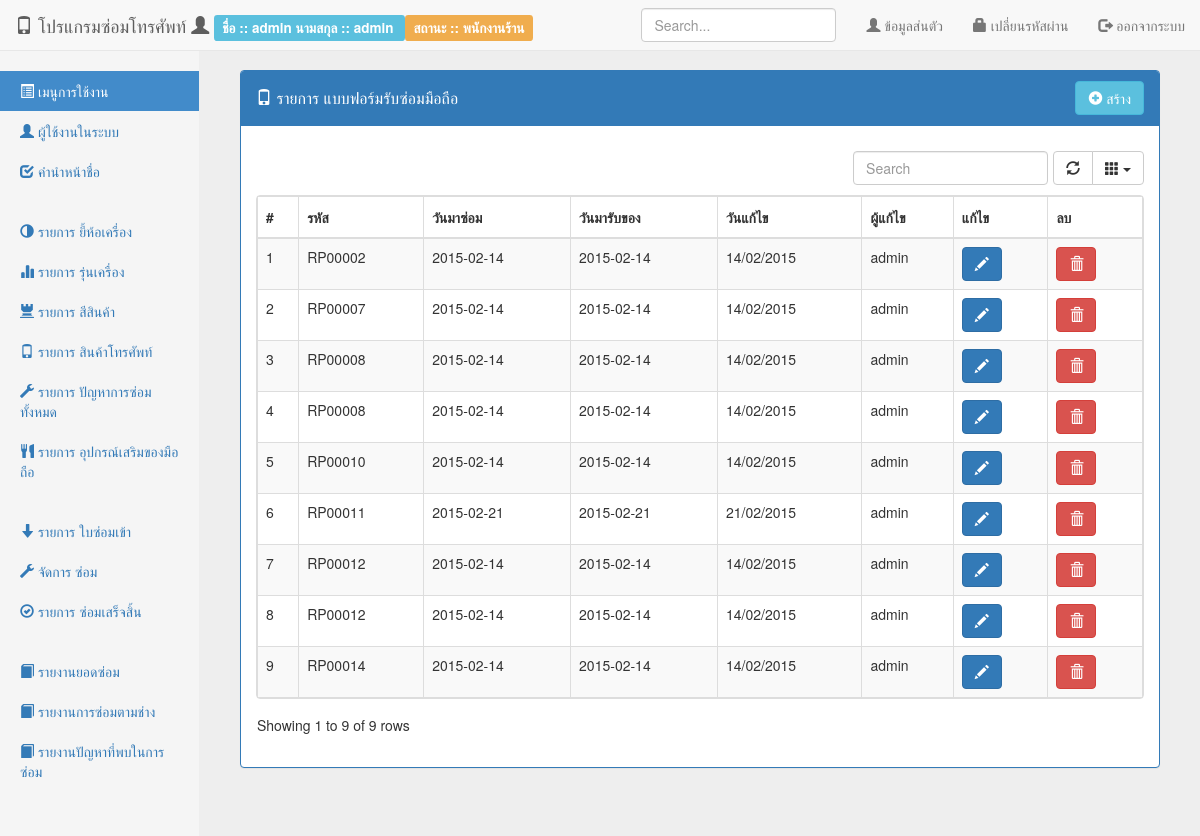
Page /src/back/index.php?page=list-repair_in (signed in) on the committed database.
### tables this page shows
CREATE TABLE IF NOT EXISTS `repair` (
  `inrep_id` int(11) NOT NULL AUTO_INCREMENT,
  `inrep_status` int(2) NOT NULL COMMENT ' 1 => ''รอประเมิน'',   2 => ''ประเมินเสร็จสิ้น รอ อนุมัตจากเจ้าของเครื่อง'',         3 => ''อนุมัติการซ่อม จากลูกค้าเรียบร้อยแล้ว'',         4 => ''ยกเลิก/ไม่อนุมัติการซ่อม จากลูกค้า'',         5 => ''ซ่อม'',         6 => ''ซ่อมเสร็จแล้ว'',         7 => ''เกิดปัญหา'',         8 => '' รับของเสร็จสิ้น จบการซ่อม''',
  `inrep_code` varchar(20) NOT NULL,
  `per_id` int(11) NOT NULL,
  `inrep_createdate` date NOT NULL COMMENT 'วันมาซ่อม',
  `inrep_getdate` date NOT NULL COMMENT 'วันมารับของที่นัด',
  `inrep_realdate` date NOT NULL COMMENT 'วันมารับ จริง',
  `bra_id` int(11) NOT NULL,
  `mod_id` int(11) NOT NULL,
  `inrep_emi` varchar(50) NOT NULL COMMENT 'เลขเครื่อง',
  `col_id` int(11) NOT NULL,
  `inrep_remark` text NOT NULL,
  `inrep_accessory_other` text NOT NULL COMMENT 'อุปกรณ์เสริมอื่นๆ',
  `inrep_problem_other` text NOT NULL COMMENT 'ปัญหาอื่นๆ',
  `inrep_createby` int(11) NOT NULL,
  `inrep_updatedate` timestamp NOT NULL ,
  `inrep_updateby` int(11) NOT NULL,
  PRIMARY KEY (`inrep_id`)
);

CREATE TABLE IF NOT EXISTS `person` (
  `per_id` int(11) NOT NULL AUTO_INCREMENT,
  `per_status` int(2) NOT NULL COMMENT ' ''1'' => ''พนักงานร้าน'',         ''2'' => ''พนักงานซ่อม'',         ''3'' => ''เจ้าของร้าน'',         ''4'' => ''ลูกค้า'',',
  `per_fname` varchar(50) NOT NULL,
  `per_lname` varchar(50) NOT NULL,
  `per_username` varchar(50) NOT NULL,
  `per_password` varchar(50) NOT NULL,
  `per_idcard` varchar(15) NOT NULL,
  `per_address` text NOT NULL,
  `per_mobile` varchar(50) NOT NULL,
  `per_email` varchar(50) NOT NULL,
  `per_createdate` timestamp NOT NULL ,
  `per_createby` int(11) NOT NULL,
  `per_updatedate` timestamp NOT NULL ,
  `per_updateby` int(11) NOT NULL,
  `pre_id` int(11) DEFAULT NULL,
  PRIMARY KEY (`per_id`),
  UNIQUE KEY `per_idcard` (`per_idcard`),
  KEY `per_idcard_2` (`per_idcard`)
);

### src/config/extension.php (called while the page is built, shortened)
<?php
function format_date($format, $date) {
    $date_format = new DateTime($date);
    $new_date = $date_format->format($format);
    return $new_date;
}

### src/back/list-repair_in.php (the view, shortened to what this page needs)
<div class="panel panel-primary">
    <div class="panel-heading clearfix">
        <h4 class="panel-title pull-left" style="padding-top: 7.5px;">
            <i class="glyphicon glyphicon-phone"></i> รายการ แบบฟอร์มรับซ่อมมือถือ
        </h4>
        <div class="btn-group pull-right">
            <a href="index.php?page=frm-repair_in" class="btn btn-info">
                <i class="glyphicon glyphicon-plus-sign"></i> สร้าง
            </a>
        </div>
    </div>
    <div class="panel-body">
        <div class="table-responsive">
            <table class="table table-striped table-bordered dataTable">
                <thead>
                    <tr>
                        <th>#</th>
                        <th>รหัส</th>
                        <th>วันมาซ่อม</th>
                        <th>วันมารับของ</th>
                        <th>วันแก้ไข</th>
                        <th>ผู้แก้ไข</th>
                        <th>แก้ไข</th>
                        <th>ลบ</th>
                    </tr>
                </thead>
                <tbody>
                    <?php
                    $sql_repair = "SELECT * FROM repair b";
                    $sql_repair .= " JOIN person p ON p.per_id = b.inrep_updateby";
                    $sql_repair .= " ORDER BY b.inrep_id";
                    $query_repair = mysql_query($sql_repair) or die(mysql_error());
                    $row = 1;
                    while ($data = mysql_fetch_array($query_repair)):
                        ?>
                        <tr>
                            <td><?= $row ?></td>
                            <td><?= $data['inrep_code'] ?></td>
                            <td><?= $data['inrep_createdate'] ?></td>
                            <td><?= $data['inrep_getdate'] ?></td>
                            <td><?= format_date('d/m/Y', $data['inrep_updatedate']) ?></td>
                            <td><?= $data['per_fname'] ?></td>
                            <td>
                                <a href="index.php?page=frm-repair_in&id=<?= $data['inrep_id'] ?>" class="btn btn-primary">
                                    <i class="glyphicon glyphicon-pencil"></i>
                                </a>
                            </td>
                            <td>
                                <button type="button" class="btn btn-danger" onclick="delete_data(<?= $data['inrep_id'] ?>, '../action/repair.php?method=delete')">
                                    <i class="glyphicon glyphicon-trash"></i>
                                </button>
                            </td>
                        </tr>
                        <?php
                        $row++;
                    endwhile;
                    ?>
                </tbody>
            </table>
        </div>
    </div>
</div>

### css/style.css (style rules this page uses)
body { padding-top: 40px; padding-bottom: 40px; background-color: #eee; }
body { padding-top: 50px; }

### rows in the picture
repair: inrep_code "RP00002", inrep_createdate "2015-02-14", inrep_getdate "2015-02-14", inrep_updatedate "14/02/2015", person.per_fname "admin"
repair: inrep_code "RP00007", inrep_createdate "2015-02-14", inrep_getdate "2015-02-14", inrep_updatedate "14/02/2015", per.per_fname "admin"
repair: inrep_code "RP00008", inrep_createdate "2015-02-14", inrep_getdate "2015-02-14", inrep_updatedate "14/02/2015", per.per_fname "admin"
repair: inrep_code "RP00008", inrep_createdate "2015-02-14", inrep_getdate "2015-02-14", inrep_updatedate "14/02/2015", person.per_fname "admin"
repair: inrep_code "RP00010", inrep_createdate "2015-02-14", inrep_getdate "2015-02-14", inrep_updatedate "14/02/2015", person.per_fname "admin"
repair: inrep_code "RP00011", inrep_createdate "2015-02-21", inrep_getdate "2015-02-21", inrep_updatedate "21/02/2015", person.per_fname "admin"
repair: inrep_code "RP00012", inrep_createdate "2015-02-14", inrep_getdate "2015-02-14", inrep_updatedate "14/02/2015", person.per_fname "admin"
repair: inrep_code "RP00012", inrep_createdate "2015-02-14", inrep_getdate "2015-02-14", inrep_updatedate "14/02/2015", person.per_fname "admin"
repair: inrep_code "RP00014", inrep_createdate "2015-02-14", inrep_getdate "2015-02-14", inrep_updatedate "14/02/2015", per.per_fname "admin"

### other values in the picture
$per_fname "admin"
$per_lname "admin"
getDataList($per_status, listPersonStatus()) "พนักงานร้าน"
